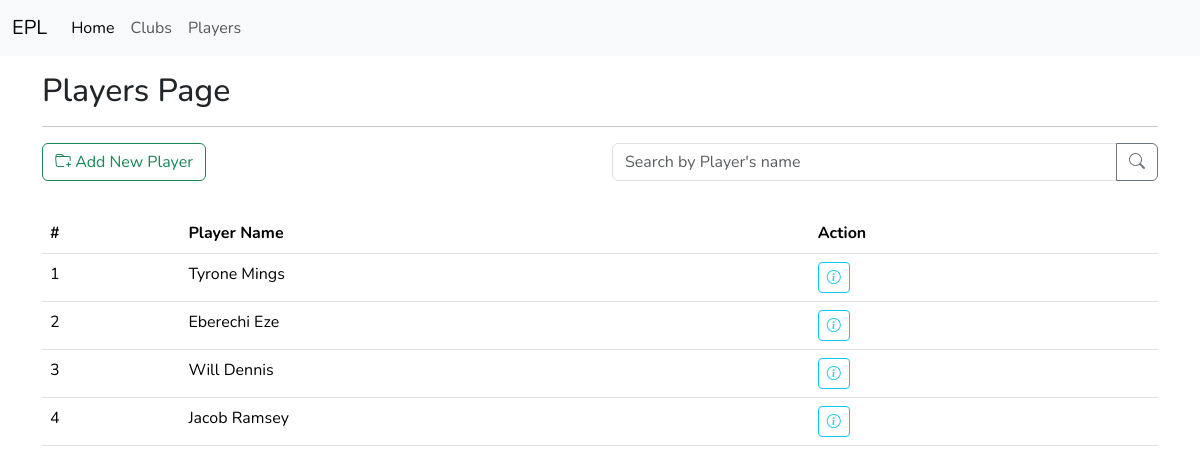
The page /players on the database its author committed.
### epl/models.py (models this page shows, shortened)
class Player(db.Model):
    __tablename__ = 'player'
    id: Mapped[int] = mapped_column(Integer, primary_key=True)
    name: Mapped[str] = mapped_column(String(50), nullable=False)
    position: Mapped[str] = mapped_column(String(20), nullable=False)
    nationality: Mapped[str] = mapped_column(String(50), nullable=False)
    goals: Mapped[int] = mapped_column(Integer, default=0, nullable=True)
    squad_no: Mapped[int] = mapped_column(Integer, nullable=True)
    img: Mapped[str] = mapped_column(String(255), nullable=False)
    club_id: Mapped[int] = mapped_column(Integer, ForeignKey(Club.id))
    club: Mapped[Club] = relationship(back_populates='players')

### epl/routes.py (the view)
@app.route('/players')
def all_players():
  players = db.session.scalars(db.select(Player)).all()
  return render_template('players/index.html',
                         title='Players Page',
                         players=players)

### epl/templates/players/index.html (shortened to what this page needs)
{% extends 'layout.html' %}
{% block content %}
  <div class="container mt-3">
    <h2>{{title}}</h2>
    <hr>
    <div class="row">
      <div class="col">
        <a href="{{url_for('new_player')}}" class="btn btn-outline-success">
          <i class="bi bi-folder-plus"></i>
          Add New Player
        </a>
      </div>
      <div class="col">
        <form method="post"
        hx-target="#result"
        hx-trigger="submit"
        hx-post="{{url_for('search_player')}}"
        hx-on::after-request="if(event.detail.successful) this.reset()">
          <div class="input-group mb-3">
            <input name="player_name" type="text" class="form-control" placeholder="Search by Player's name">
            <button class="btn btn-outline-secondary" type="submit">
              <i class="bi bi-search"></i>
            </button>
          </div>
        </form>
      </div>
    </div>
    <table class="table table-hover mt-3">
      <thead>
        <th>#</th>
        <th>Player Name</th>
        <th>Action</th>
      </thead>
      <tbody id="result">
        {% for player in players %}
          <tr>
            <td>{{loop.index}}</td>
            <td>{{player.name}}</td>
            <td>
              <a href="#" class="btn btn-outline-info btn-sm">
                <i class="bi bi-info-circle"></i>
              </a>
            </td>
          </tr>
        {% endfor %}
      </tbody>
    </table>
  </div>
{% endblock %}

### epl/templates/layout.html (style rules this page uses)
* { font-family: 'Nunito', sans-serif; }

### rows shown on the page
Player: name "Tyrone Mings"
Player: name "Eberechi Eze"
Player: name "Will Dennis"
Player: name "Jacob Ramsey"

### other values the page prints
{{ title }} "Players Page"
